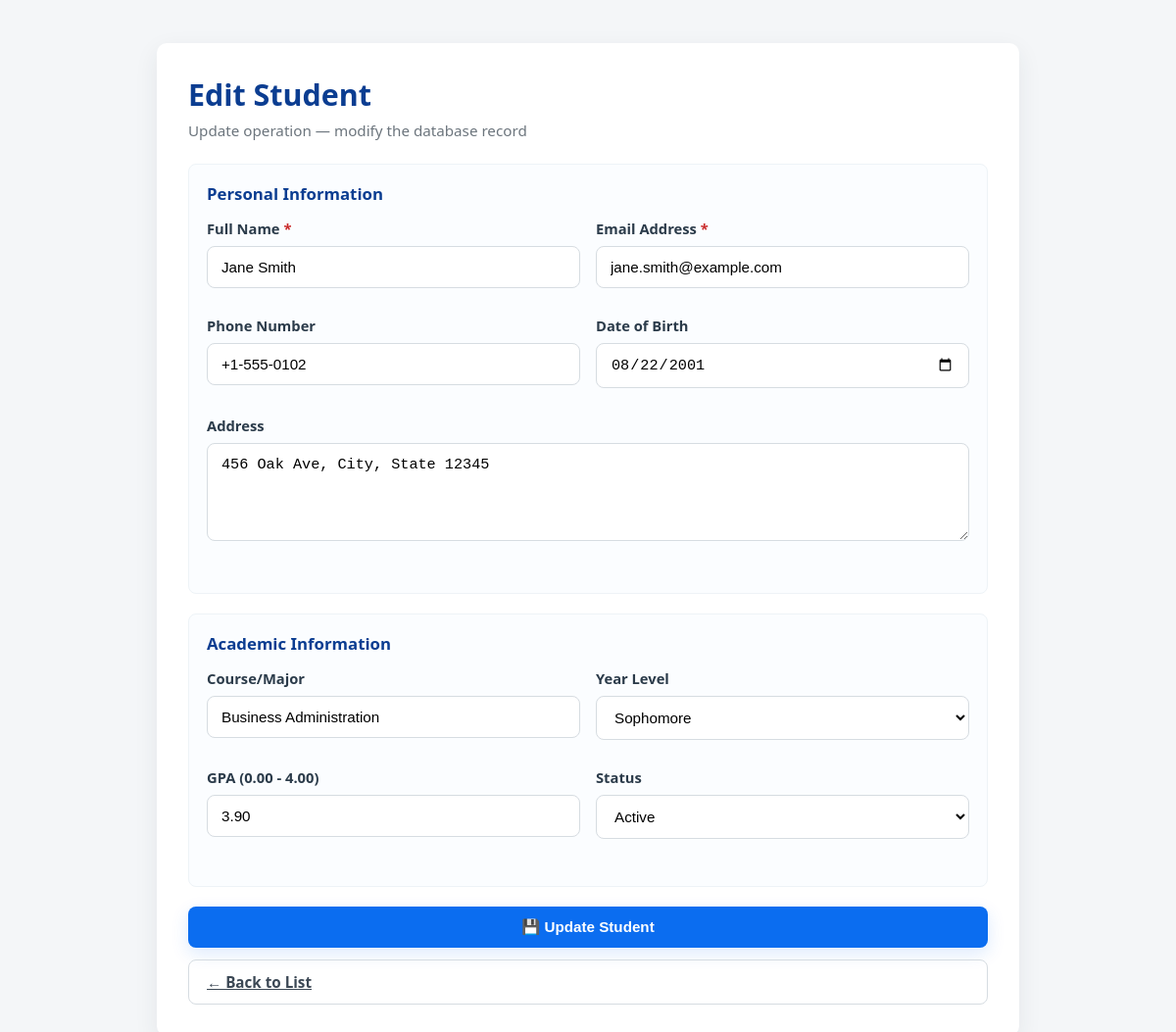
Page /edit.php?id=2 on the committed database.
### tables this page shows
CREATE TABLE IF NOT EXISTS students (
    id INT AUTO_INCREMENT PRIMARY KEY,
    name VARCHAR(100) NOT NULL,
    email VARCHAR(100) NOT NULL UNIQUE,
    phone VARCHAR(20),
    birthdate DATE,
    address TEXT,
    course VARCHAR(100),
    year_level ENUM('Freshman', 'Sophomore', 'Junior', 'Senior', 'Graduate') DEFAULT 'Freshman',
    gpa DECIMAL(3,2),
    status ENUM('Active', 'Inactive', 'Graduated', 'Suspended') DEFAULT 'Active',
    created_at TIMESTAMP DEFAULT CURRENT_TIMESTAMP,
    updated_at TIMESTAMP DEFAULT CURRENT_TIMESTAMP ON UPDATE CURRENT_TIMESTAMP
);

### edit.php (the view, shortened to what this page needs)
<?php
$student_id = isset($_GET['id']) ? intval($_GET['id']) : 0;
$conn = getDBConnection();
$stmt = $conn->prepare("SELECT id, name, email, phone, birthdate, address, course, year_level, gpa, status
                        FROM students WHERE id = ?");
$stmt->bind_param("i", $student_id);
$stmt->execute();
$result = $stmt->get_result();
$student = $result->fetch_assoc();
?>
<!DOCTYPE html>
<html lang="en">
<head>
</head>
<body>
    <div class="container">
    <h1>Edit Student</h1>
    <p class="subtitle">Update operation — modify the database record</p>
        <form method="POST" action="edit.php?id=<?php echo $student_id; ?>">
            <div class="form-section">
                <h3>Personal Information</h3>
                <div class="form-grid">
                    <div class="form-group">
                        <label for="name">Full Name <span class="required">*</span></label>
                        <input type="text"
                               id="name"
                               name="name"
                               value="<?php echo htmlspecialchars($student['name']); ?>"
                               required
                               maxlength="100"
                               placeholder="Enter full name">
                    </div>
                    <div class="form-group">
                        <label for="email">Email Address <span class="required">*</span></label>
                        <input type="email"
                               id="email"
                               name="email"
                               value="<?php echo htmlspecialchars($student['email']); ?>"
                               required
                               maxlength="100"
                               placeholder="student@example.com">
                    </div>
                    <div class="form-group">
                        <label for="phone">Phone Number</label>
                        <input type="tel"
                               id="phone"
                               name="phone"
                               value="<?php echo htmlspecialchars($student['phone'] ?? ''); ?>"
                               maxlength="20"
                               placeholder="+1-555-0123">
                    </div>
                    <div class="form-group">
                        <label for="birthdate">Date of Birth</label>
                        <input type="date"
                               id="birthdate"
                               name="birthdate"
                               value="<?php echo htmlspecialchars($student['birthdate'] ?? ''); ?>">
                    </div>
                    <div class="form-group full-width">
                        <label for="address">Address</label>
                        <textarea id="address"
                                  name="address"
                                  placeholder="Enter full address"
                                  maxlength="500"><?php echo htmlspecialchars($student['address'] ?? ''); ?></textarea>
                    </div>
                </div>
            </div>
            <div class="form-section">
                <h3>Academic Information</h3>
                <div class="form-grid">
                    <div class="form-group">
                        <label for="course">Course/Major</label>
                        <input type="text"
                               id="course"
                               name="course"
                               value="<?php echo htmlspecialchars($student['course'] ?? ''); ?>"
                               maxlength="100"
                               placeholder="e.g., Computer Science">
                    </div>
                    <div class="form-group">
                        <label for="year_level">Year Level</label>
                        <select id="year_level" name="year_level">
                            <option value="Sophomore" <?php echo ($student['year_level'] ?? '') === 'Sophomore' ? 'selected' : ''; ?>>Sophomore</option>
                        </select>
                    </div>
                    <div class="form-group">
                        <label for="gpa">GPA (0.00 - 4.00)</label>
                        <input type="number"
                               id="gpa"
                               name="gpa"
                               value="<?php echo $student['gpa'] ? htmlspecialchars($student['gpa']) : ''; ?>"
                               min="0"
                               max="4"
                               step="0.01"
                               placeholder="3.75">
                    </div>
                    <div class="form-group">
                        <label for="status">Status</label>
                        <select id="status" name="status">
                            <option value="Active" <?php echo ($student['status'] ?? '') === 'Active' ? 'selected' : ''; ?>>Active</option>
                        </select>
                    </div>
                </div>
            </div>
            <button type="submit" class="btn">💾 Update Student</button>
            <a href="index.php" class="btn btn-secondary">← Back to List</a>
        </form>
    </div>
</body>
</html>

### edit.php (style rules this page uses)
* { box-sizing: border-box; margin: 0; padding: 0; }
body { font-family: 'Segoe UI', Tahoma, Geneva, Verdana, sans-serif; background: #f4f6f8; color: #223; padding: 20px; min-height: 100vh; }
.container { max-width: 880px; margin: 24px auto; background: #ffffff; border-radius: 10px; box-shadow: 0 8px 24px rgba(35,46,60,0.08); padding: 32px; }
h1 { color: #0b3d91; margin-bottom: 6px; text-align: left; font-size: 1.9rem; font-weight: 700; }
.subtitle { color: #6c757d; margin-bottom: 24px; font-size: 0.95rem; }
.form-grid { display: grid; grid-template-columns: repeat(2, 1fr); gap: 16px; margin-bottom: 18px; }
.form-group { margin-bottom: 12px; }
.form-group.full-width { grid-column: 1 / -1; }
label { display:block; margin-bottom:8px; color:#2b3b4a; font-weight:600; font-size:0.92rem; }
input[type="text"], input[type="email"], input[type="tel"], input[type="date"], input[type="number"], select, textarea { width:100%; padding:12px 14px; font-size:0.95rem; border:1px solid #d6dce1; border-radius:8px; background:#fff; transition: box-shadow .18s ease, border-color .18s ease; }
textarea { min-height:100px; resize:vertical; }
.required { color:#c92a2a; }
.form-section { margin-bottom: 20px; padding:18px; background:#fbfdff; border-radius:8px; border:1px solid #eef3f7; }
.form-section h3 { color:#0b3d91; margin-bottom:14px; font-size:1.05rem; font-weight:700; }
.btn { display:inline-block; padding:12px 18px; border-radius:8px; font-weight:700; font-size:0.95rem; cursor:pointer; width:100%; border: none; }
.btn { background: #0b6df0; color:#fff; box-shadow: 0 6px 18px rgba(11,109,240,0.14); }
.btn-secondary { background: transparent; color: #3b4754; border: 1px solid #d6dce1; margin-top:12px; box-shadow:none; }

### rows in the picture
students: name "Jane Smith", email "jane.smith@example.com", phone "+1-555-0102", birthdate "08/22/2001", address "456 Oak Ave, City, State 12345", course "Business Administration", year_level "Sophomore", gpa "3.90", status "Active"
